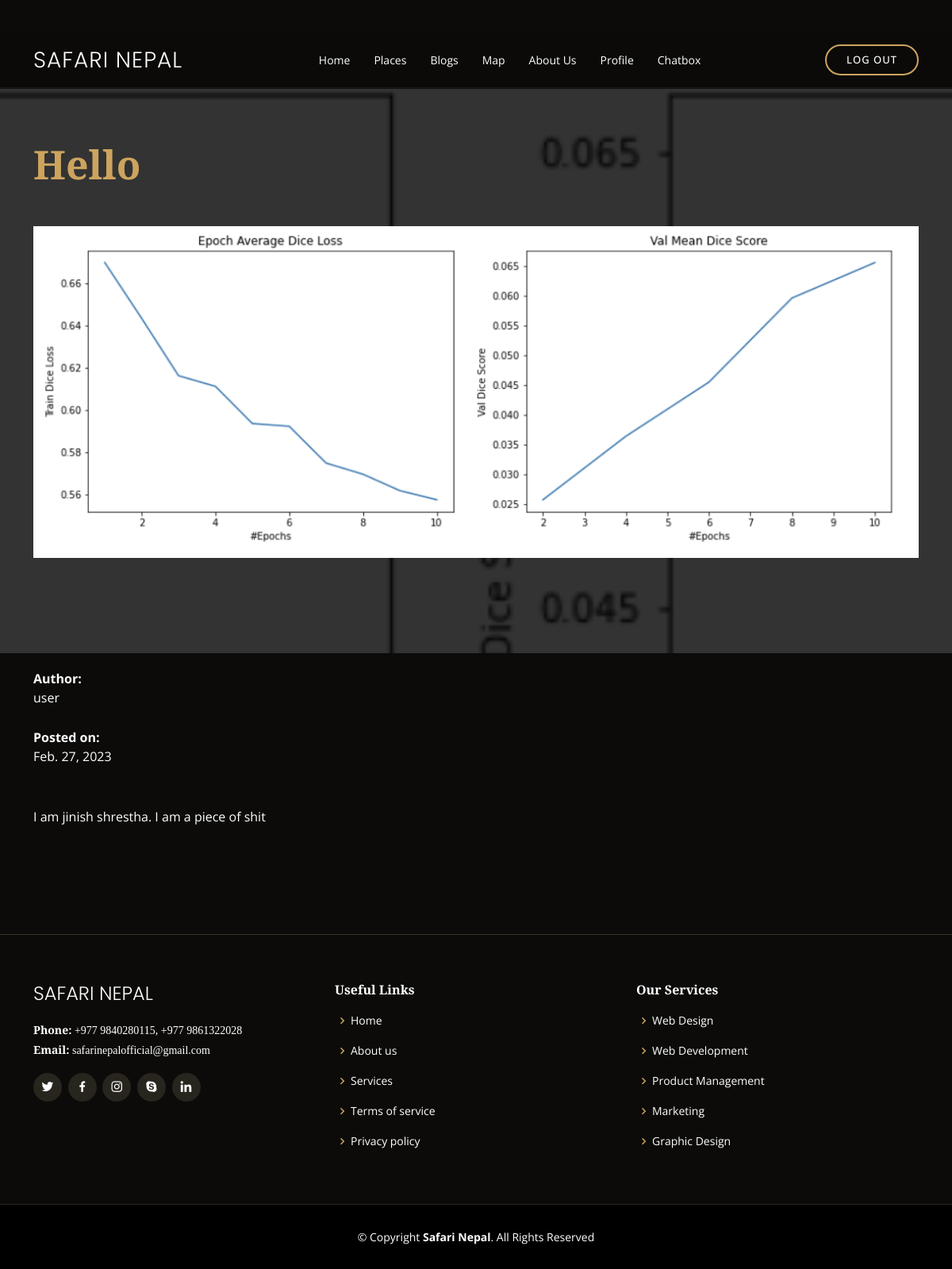
The app's page /mainpage/blogs/8 with its own data.
### blog/models.py (models this page shows, shortened)
class Blog(models.Model):
    title=models.CharField(max_length=50, blank=False, null = False )
    author=models.ForeignKey( User , on_delete=models.CASCADE)
    description=models.TextField(blank= False, null=False)
    thumbnail=models.ImageField(upload_to=th_file_name , null=False )
    created_date=models.DateField(auto_now_add=True)
    related_place=models.ForeignKey(Places,on_delete=models.CASCADE)
    class Meta:
        ordering=['-created_date']

class Blogimages(models.Model):
    bg=models.ForeignKey(Blog,on_delete=models.CASCADE)
    image=models.FileField(null=True,blank=True,upload_to=img_file_name)

### blog/views.py (the view)
# urls.py: path('<int:pk>', views.blogdetailview.as_view(), name='blogview'),
class blogdetailview(generic.DetailView):
    model= Blog
    template_name= 'blog/blogpost_view.html'
    def get_context_data(self, *args, **kwargs):
        context = super(blogdetailview, self).get_context_data(*args, **kwargs)
        user=self.request.user
        context['images'] = Blogimages.objects.all()
        return context

### blog/templates/blog/blogpost_view.html (shortened to what this page needs)
{% extends "main.html" %}
{% block content %}
<section class="mycontainer">
<section class="inner-page">
    <section id="events"  class="events" style="background-image: url({{object.thumbnail.url}}) ">
      <div class="container" data-aos="fade-up">
        <div class="section-title">
          <p style = " font-size: 50px;">{{object.title}}</p>
        </div>
        <div class="events-slider swiper" data-aos="fade-up" data-aos-delay="100">
          <div class="swiper-wrapper" >
  {% for imag in object.blogimages_set.all %}
  <div class="swiper-slide">
    <div class="row event-item">
        <img src="{{imag.image.url}}" class="img-fluid" alt="">
    </div>
  </div>
  {% endfor %}
</div>
</div>
</div>
</section>
  <div class="container" data-aos="fade-up">
    <p style="padding-top:20px;"> <strong>Author:</strong> <br>{{ object.author }}</p>
    <p style="padding-top:10px;"> <strong>Posted on:</strong> <br>{{ object.created_date }}</p>
  <p style="padding:10px;">{{ object.description | linebreaks }}</p>
</div>
</section>
</section>
{% endblock %}

### static/assets/css/style.css (style rules this page uses)
body { font-family: "Open Sans", sans-serif; background: #0c0b09; color: #fff; }
section { padding: 60px 0; overflow: hidden; }
.section-title { padding-bottom: 40px; }
.section-title p { margin: 0; margin: 0; font-size: 36px; font-weight: 700; font-family: "Playfair Display", serif; color: #cda45e; }
.events { background: url(../img/everest.jpg) center center no-repeat; background-size: cover; position: relative; }
.events::before { content: ""; background-color: rgba(0, 0, 0, 0.8); position: absolute; top: 0; right: 0; left: 0; bottom: 0; }
.events .container { position: relative; }
@media (min-width: 1024px) { .events { background-attachment: fixed; } }
.events .event-item { color: #fff; padding-bottom : 30px; }

### blog/templates/blog/blogpost_view.html (style rules this page uses)
.mycontainer { padding-top:50px; }

### records on screen
Blog: thumbnail (picture), title "Hello", author "user", created_date "Feb. 27, 2023", description "I am jinish shrestha. I am a piece of shit"
Blogimages: image (picture)
